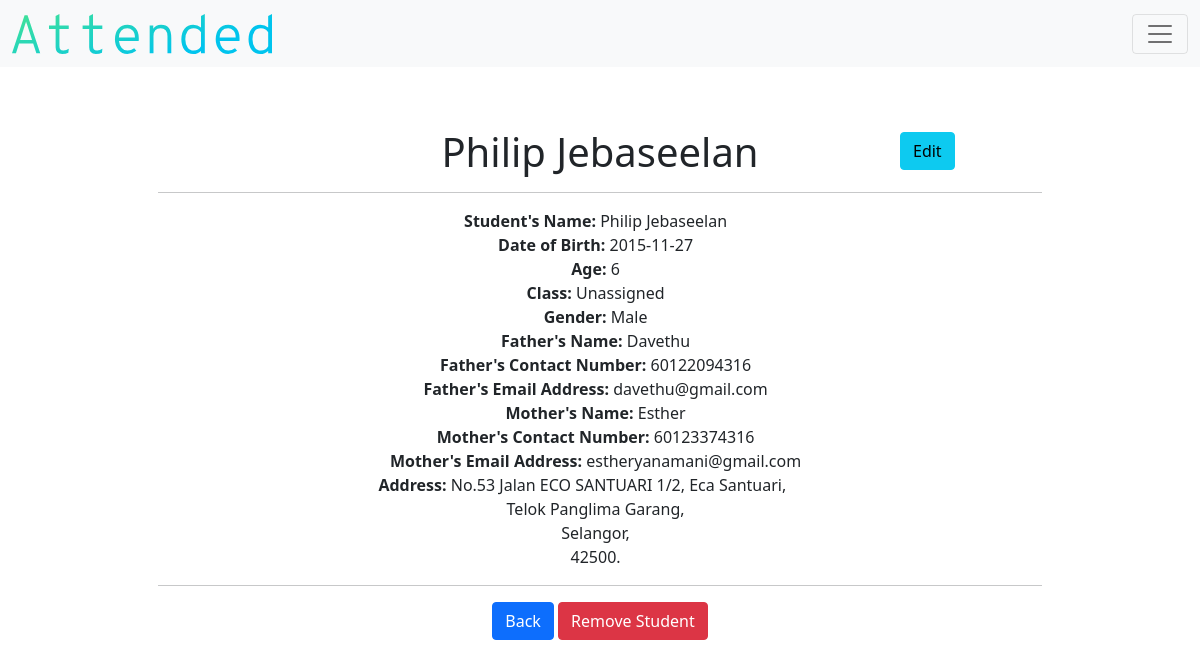
/detail_student/1 (signed in), run on an earlier commit of the app's database.
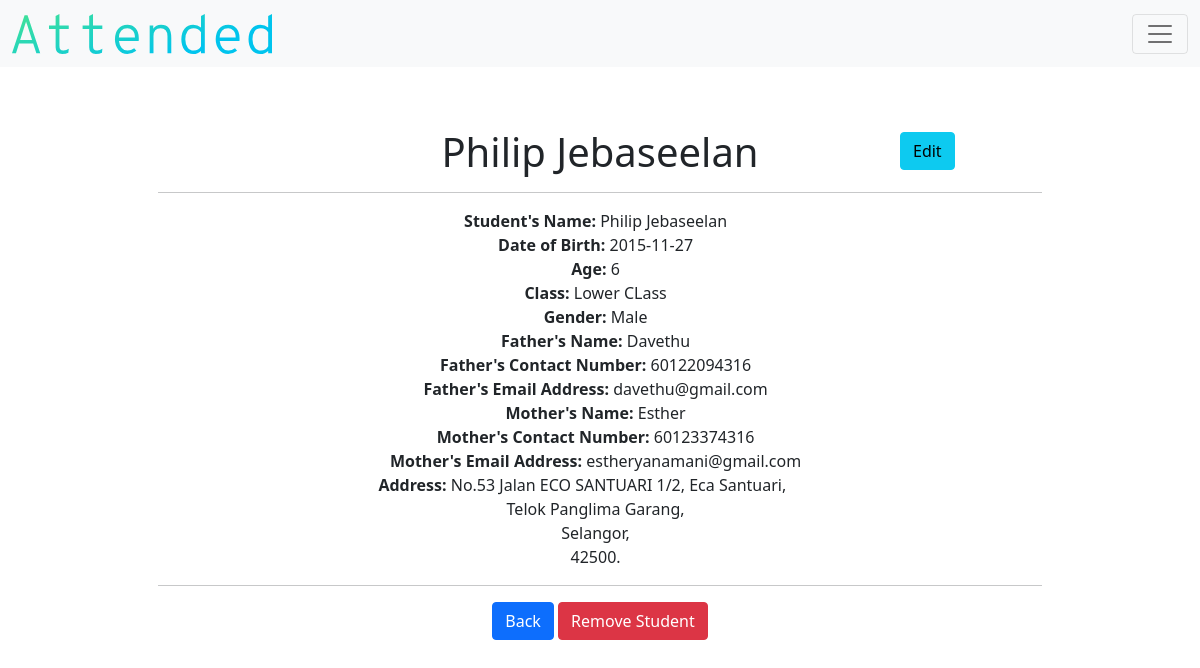
And on a later commit of the database.
### models.py (models this page shows)
class Student(db.Model):
    __tablename__ = "student"
    id = db.Column(db.Integer, primary_key=True)
    teacher_id = db.Column(db.Integer, db.ForeignKey("teacher.id"))
    class_id = db.Column(db.Integer, nullable=True, default=0)
    name = db.Column(db.String(), nullable=False)
    birth = db.Column(db.String(),nullable=False)
    age = db.Column(db.Integer(), nullable=False)
    gender = db.Column(db.String(), nullable=False)
    parent = db.Column(db.String(), nullable=True)
    parent2 = db.Column(db.String(), nullable=True)
    number = db.Column(db.Integer, nullable=True)
    number2 = db.Column(db.Integer, nullable=True)
    email = db.Column(db.String(), nullable=True)
    email2 = db.Column(db.String(), nullable=True)
    address = db.Column(db.String(), nullable=False)
    city = db.Column(db.String(), nullable=False)
    state = db.Column(db.String(), nullable=False)
    postcode = db.Column(db.Integer, nullable=False)
    attend_count = db.Column(db.Integer, nullable=True, default=0)
    student_attends = db.relationship("Attendance", backref="student_attend")

class Class(db.Model):
    __tablename__ = "class"
    id = db.Column(db.Integer, primary_key=True)
    teacher_id = db.Column(db.Integer, db.ForeignKey("teacher.id"))
    name = db.Column(db.String(), nullable=False)
    lowest_age = db.Column(db.Integer, nullable=False)
    highest_age = db.Column(db.Integer, nullable=False)
    student_count = db.Column(db.Integer, default=0)
    attendance_count = db.Column(db.Integer, default=0)
    class_attends = db.relationship("Attendance", backref="class_attend")

### application.py (the view)
@app.route("/detail_student/<string:id>")
def student(id):
    teacher = current_user.get_id()
    teacher_object = db.session.query(Teacher).filter_by(id=teacher).first()
    if not current_user.is_authenticated:
        return redirect("/login")
    else:
        teacher = current_user.get_id()
        student_object = Student.query.filter_by(id=id, teacher_id=teacher)
        class_object = Class.query.all()
        return render_template("detail-student.html", students = student_object, classes=class_object, teacher=teacher_object)

### application.py (called while the page is built)
@login.user_loader
def load_user(id):
    return Teacher.query.get(id)

### templates/detail-student.html (shortened to what this page needs)
{% extends "layout.html" %}
{% block main %}
    {% for student in students %}
        <h1>{{student.name}}</h1>
        <a class="btn btn-info" id="edit-student-detail" href="/edit-student/{{student.id}}" type="button">Edit</a>
        <hr>
            <div class="col-4" id="detail-col4">
                <b>Student's Name:</b> {{student.name}}
            </div>
            <div class="col-4" id="detail-col4">
                <b>Date of Birth:</b> {{student.birth}}
            </div>
            <div class="col-4" id="detail-col4">
                <b>Age:</b> {{student.age}}
            </div>
            <div class="col-4" id="detail-col4">
                 {% if student.class_id == 0 %}
                     <b>Class:</b> Unassigned
                 {% else %}
                    {% for class in classes %}
                        {% if class.id == student.class_id %}
                            <b>Class:</b> {{class.name}}
                        {% endif %}
                    {% endfor %}
                 {% endif %}
            </div>
            <div class="col-4" id="detail-col4">
                 <b>Gender:</b> {{student.gender}}
            </div>
            {% if student.parent == None %}
                <div class="col-4" id="detail-col4">
                    <b>Mother's Name:</b> {{student.parent2}}
                </div>
                <div class="col-4" id="detail-col4">
                    <b>Mother's Contact Number:</b> {{student.number2}}
                </div>
                <div class="col-4" id="detail-col4">
                    <b>Mother's Email Address:</b> {{student.email2}}
                </div>
            {% else %}
                <div class="col-4" id="detail-col4">
                    <b>Father's Name:</b> {{student.parent}}
                </div>
                <div class="col-4" id="detail-col4">
                    <b>Father's Contact Number:</b> {{student.number}}
                </div>
                <div class="col-4" id="detail-col4">
                    <b>Father's Email Address:</b> {{student.email}}
                </div>
                <div class="col-4" id="detail-col4">
                    <b>Mother's Name:</b> {{student.parent2}}
                </div>
                <div class="col-4" id="detail-col4">
                    <b>Mother's Contact Number:</b> {{student.number2}}
                </div>
                <div class="col-4" id="detail-col4">
                    <b>Mother's Email Address:</b> {{student.email2}}
                </div>
            {% endif %}
            <div class="col-6" id="detail-col6">
                <b>Address:</b> {{student.address}},
            </div>
            <div class="col-4" id="detail-col4">
                {{student.city}},
            </div>
            <div class="col-4" id="detail-col4">
                {{student.state}},
            </div>
            <div class="col-4" id="detail-col4">
                {{student.postcode}}.
            </div>
            <hr>
            <div class="col-12" id="detail-col12">
                <a href="/registrar" class="btn btn-primary">Back</a>
                <a href="/delete_student/{{student.id}}" class="btn btn-danger">Remove Student</a>
            </div>
    {% endfor %}
{% endblock %}

What changed in the data, as far as the page shows it:
changed Student "Philip Jebaseelan": gains Class (name "Lower CLass"); no longer shows "Class: Unassigned"
